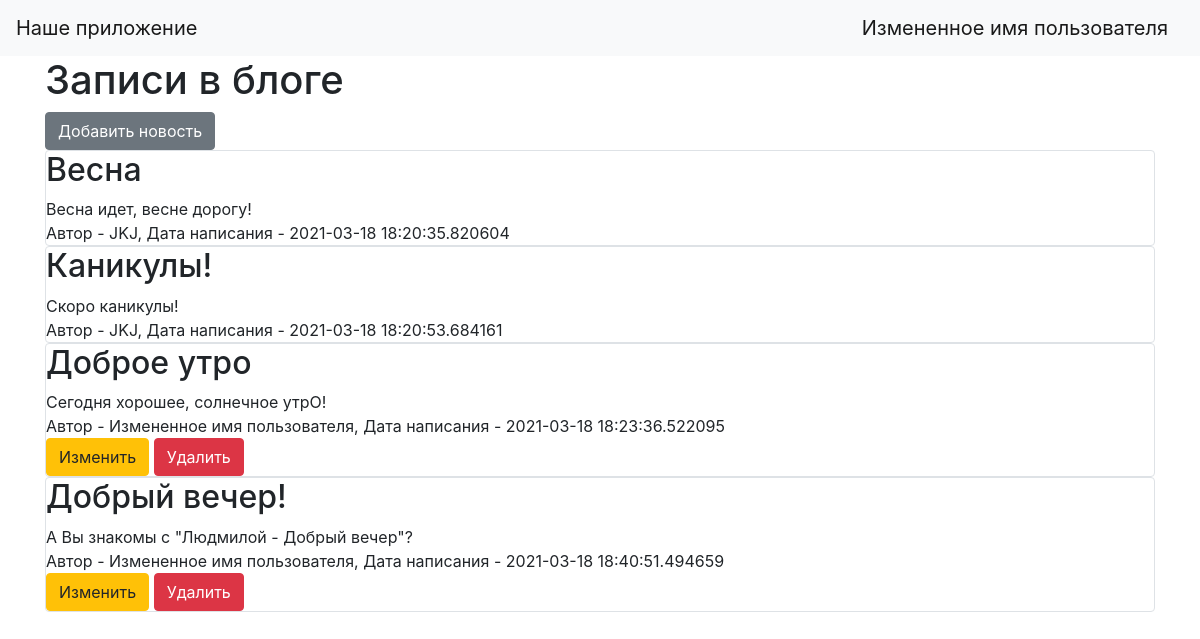
The page / (signed in) on the database its author committed.
### data/users.py (models this page shows, shortened)
class User(SqlAlchemyBase, UserMixin, SerializerMixin):
    __tablename__ = 'users'
    id = sqlalchemy.Column(sqlalchemy.Integer,
                           primary_key=True, autoincrement=True)
    name = sqlalchemy.Column(sqlalchemy.String, nullable=True)
    about = sqlalchemy.Column(sqlalchemy.String, nullable=True)
    email = sqlalchemy.Column(sqlalchemy.String,
                              index=True, unique=True, nullable=True)
    hashed_password = sqlalchemy.Column(sqlalchemy.String, nullable=True)
    created_date = sqlalchemy.Column(sqlalchemy.DateTime,
                                     default=datetime.datetime.now)
    news = orm.relation("News", back_populates='user')

### data/news.py (models this page shows, shortened)
class News(SqlAlchemyBase, SerializerMixin):
    __tablename__ = 'news'
    id = sqlalchemy.Column(sqlalchemy.Integer,
                           primary_key=True, autoincrement=True)
    title = sqlalchemy.Column(sqlalchemy.String, nullable=True)
    content = sqlalchemy.Column(sqlalchemy.String, nullable=True)
    created_date = sqlalchemy.Column(sqlalchemy.DateTime,
                                     default=datetime.datetime.now)
    is_private = sqlalchemy.Column(sqlalchemy.Boolean, default=True)
    is_published = sqlalchemy.Column(sqlalchemy.Boolean, default=True)
    user_id = sqlalchemy.Column(sqlalchemy.Integer,
                                sqlalchemy.ForeignKey("users.id"))
    user = orm.relation('User')
    categories = orm.relation("Category",
                              secondary="association",
                              backref="news")

### main.py (the view)
@app.route("/")
def index():
    db_sess = db_session.create_session()
    if current_user.is_authenticated:
        news = db_sess.query(News).filter(
            (News.user == current_user) | (News.is_private != True))
    else:
        news = db_sess.query(News).filter(News.is_private != True)
    return render_template("index.html", news=news)

### data/db_session.py (called while the page is built)
def create_session() -> Session:
    global __factory
    return __factory()

### main.py (called while the page is built)
@login_manager.user_loader
def load_user(user_id):
    db_sess = db_session.create_session()
    return db_sess.query(User).get(user_id)

### templates/index.html
{% extends "base.html" %}
{% block content %}
<h1>Записи в блоге</h1>
{% if current_user.is_authenticated %}
    <a href="news" class="btn btn-secondary">Добавить новость</a>
{% endif %}
{% for item in news%}
    <div class="col-md6 border rounded">
        <h2>{{item.title}}</h2>
        <div>
            {{item.content}}
        </div>
        <div>
            Автор - {{item.user.name}}, Дата написания - {{item.created_date}}
        </div>
        {% if current_user.is_authenticated and current_user == item.user %}
            <div>
                <a href="/news/{{ item.id }}" class="btn btn-warning">
                    Изменить
                </a>
                <a href="/news_delete/{{ item.id }}" class="btn btn-danger">
                    Удалить
                </a>
            </div>
{% endif %}
    </div>
{% endfor %}
{% endblock %}

### templates/base.html (shortened to what this page needs)
<!doctype html>
<html lang="en">
<head>
    <link rel="stylesheet"
          href="https://stackpath.bootstrapcdn.com/bootstrap/4.4.1/css/bootstrap.min.css"
>
</head>
<body>
<header>
    <nav class="navbar navbar-light bg-light">
        <a class="navbar-brand" href="#">Наше приложение</a>
        {% if current_user.is_authenticated %}
             <a class="navbar-brand" href="/logout">{{ current_user.name }}</a>
        {% else %}
            <p>
                <a class="btn btn-primary " href="/register">Зарегистрироваться</a>
                <a class="btn btn-success" href="/login">Войти</a>
            </p>
        {% endif %}
    </nav>
</header>
<main role="main" class="container">
    {% block content %}{% endblock %}
</main>
</body>
</html>

### rows shown on the page
User: name "Измененное имя пользователя"
News: title "Весна", content "Весна идет, весне дорогу!", user.name "JKJ", created_date "2021-03-18 18:20:35.820604"
News: title "Каникулы!", content "Скоро каникулы!", user.name "JKJ", created_date "2021-03-18 18:20:53.684161"
News: title "Доброе утро", content "Сегодня хорошее, солнечное утрО!", user.name "Измененное имя пользователя", created_date "2021-03-18 18:23:36.522095"
News: title "Добрый вечер!", content "А Вы знакомы с \"Людмилой - Добрый вечер\"?", user.name "Измененное имя пользователя", created_date "2021-03-18 18:40:51.494659"
